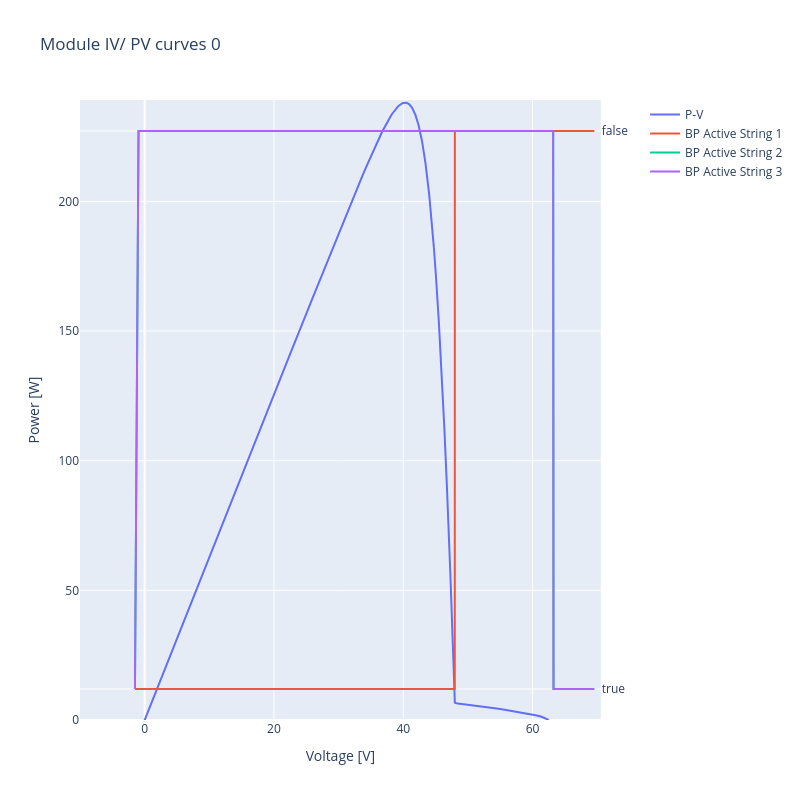

The notebook cell this image was saved under:
### Code cell
# Plot one of the module IV curves
from v_pvmismatch.plotting import plot_module

fig = plot_module(mod_data, idx_mod=0, curve='PV')
fig

### Figure 1 — Plotly figure (JSON) as saved in the notebook; plotly's stock layout.template omitted (floating-point values rounded to 4 significant figures; data arrays with more than 128 entries replaced by an {"elided": "..."} marker saying what was removed)
{"data": [{"name": "P-V", "type": "scatter", "x": {"elided": "3000 float values"}, "xaxis": "x", "y": {"elided": "3000 float values"}, "yaxis": "y"}, {"name": "BP Active String 1", "type": "scatter", "x": {"elided": "3000 float values"}, "xaxis": "x", "y": {"elided": "3000 bool values"}, "yaxis": "y2"}, {"name": "BP Active String 2", "type": "scatter", "x": {"elided": "3000 float values"}, "xaxis": "x", "y": {"elided": "3000 bool values"}, "yaxis": "y2"}, {"name": "BP Active String 3", "type": "scatter", "x": {"elided": "3000 float values"}, "xaxis": "x", "y": {"elided": "3000 bool values"}, "yaxis": "y2"}], "layout": {"autosize": false, "height": 800, "title": {"text": "Module IV/ PV curves 0"}, "width": 800, "xaxis": {"anchor": "y", "domain": [0, 0.94], "range": [-10, 70.54], "title": {"text": "Voltage [V]"}, "type": "linear"}, "yaxis": {"anchor": "x", "domain": [0, 1], "range": [0, 239.1], "title": {"text": "Power [W]"}, "type": "linear"}, "yaxis2": {"anchor": "x", "autorange": true, "overlaying": "y", "range": [-0.05556, 1.056], "side": "right", "type": "category"}}}
